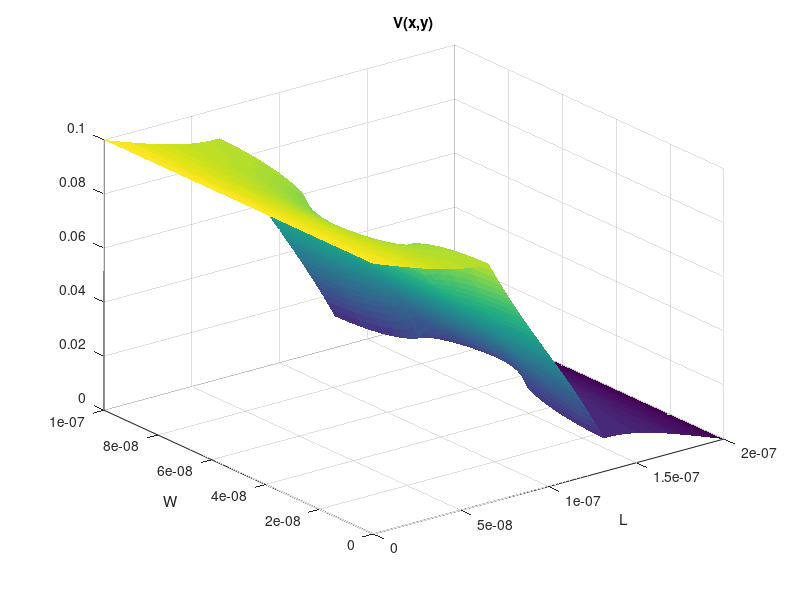
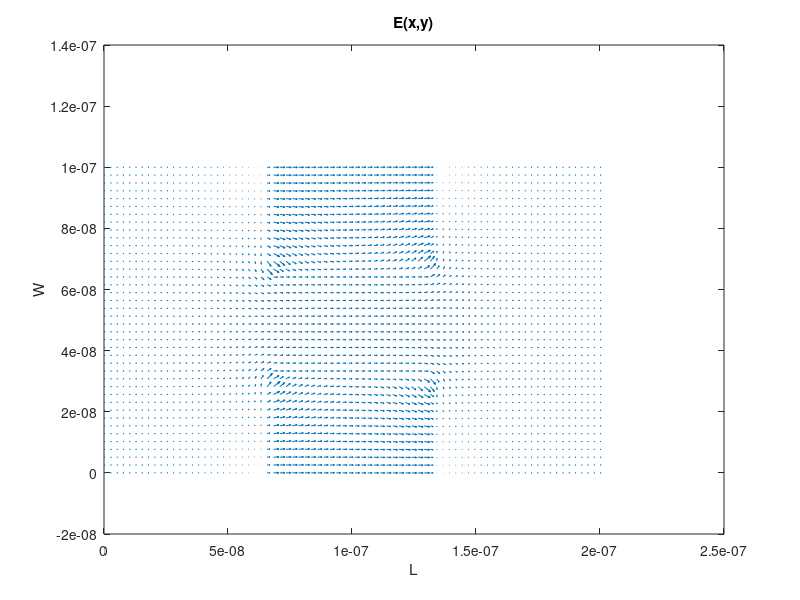

Here is the MATLAB script that generated these plots, in order:
close all;
clear;

w=100e-9;
l=200e-9;
dx=25e-10;
dy=25e-10;
ny=int64(w/dx);
nx=int64(l/dy);

V0=0.1;
cMap=ones(nx,ny);
% Change the conductance for the middle third on each side 
cMap(nx/3:2*nx/3  , 1:ny/3)=1e-15; 
cMap(nx/3:2*nx/3 , 2*ny/3:ny)=1e-15;

% G-matrix, relates the value of a node to all other nodes
G=sparse(nx*ny,nx*ny);
% F-vector, the boundary conditons
F = sparse(nx*ny,1);

% Populate G matrix
% Code from https://github.com/L28E/4700Code/blob/master/CondCode/GetCurrents.m
for i = 1:nx
    for j = 1:ny
        n = j + (i - 1) * ny;

        if i == 1
            G(n, :) = 0;
            G(n, n) = 1;
            F(n)=V0;
        elseif i == nx
            G(n, :) = 0;
            G(n, n) = 1;
        elseif j == 1
            nxm = j + (i - 2) * ny;
            nxp = j + (i) * ny;
            nyp = j + 1 + (i - 1) * ny;

            rxm = (cMap(i, j) + cMap(i - 1, j)) / 2.0;
            rxp = (cMap(i, j) + cMap(i + 1, j)) / 2.0;
            ryp = (cMap(i, j) + cMap(i, j + 1)) / 2.0;

            G(n, n) = -(rxm+rxp+ryp);
            G(n, nxm) = rxm;
            G(n, nxp) = rxp;
            G(n, nyp) = ryp;

        elseif j ==  ny
            nxm = j + (i - 2) * ny;
            nxp = j + (i) * ny;
            nym = j - 1 + (i - 1) * ny;

            rxm = (cMap(i, j) + cMap(i - 1, j)) / 2.0;
            rxp = (cMap(i, j) + cMap(i + 1, j)) / 2.0;
            rym = (cMap(i, j) + cMap(i, j - 1)) / 2.0;

            G(n, n) = -(rxm + rxp + rym);
            G(n, nxm) = rxm;
            G(n, nxp) = rxp;
            G(n, nym) = rym;
        else
            nxm = j + (i-2)*ny;
            nxp = j + (i)*ny;
            nym = j-1 + (i-1)*ny;
            nyp = j+1 + (i-1)*ny;

            rxm = (cMap(i,j) + cMap(i-1,j))/2.0;
            rxp = (cMap(i,j) + cMap(i+1,j))/2.0;
            rym = (cMap(i,j) + cMap(i,j-1))/2.0;
            ryp = (cMap(i,j) + cMap(i,j+1))/2.0;

            G(n,n) = -(rxm+rxp+rym+ryp);
            G(n,nxm) = rxm;
            G(n,nxp) = rxp;
            G(n,nym) = rym;
            G(n,nyp) = ryp;
        end

    end
end

% Solve for voltage
V = G\F;
for x=1:nx
    for y=1:ny
      n = y + (x - 1) * ny;
      v_surf(x,y)=V(n);
    end      
end 

[X,Y]=meshgrid(linspace(0,l,nx),linspace(0,w,ny));

% Voltage Plot 
figure(1);
surf(X,Y,v_surf','EdgeColor','none');
title('V(x,y)');
ylabel('W');
xlabel('L');

% E field Plot 
[Ex,Ey]=gradient(-v_surf',dx,dy);
figure(2);
quiver(X,Y,Ex,Ey);
title('E(x,y)' );
ylabel('W');
xlabel('L');

